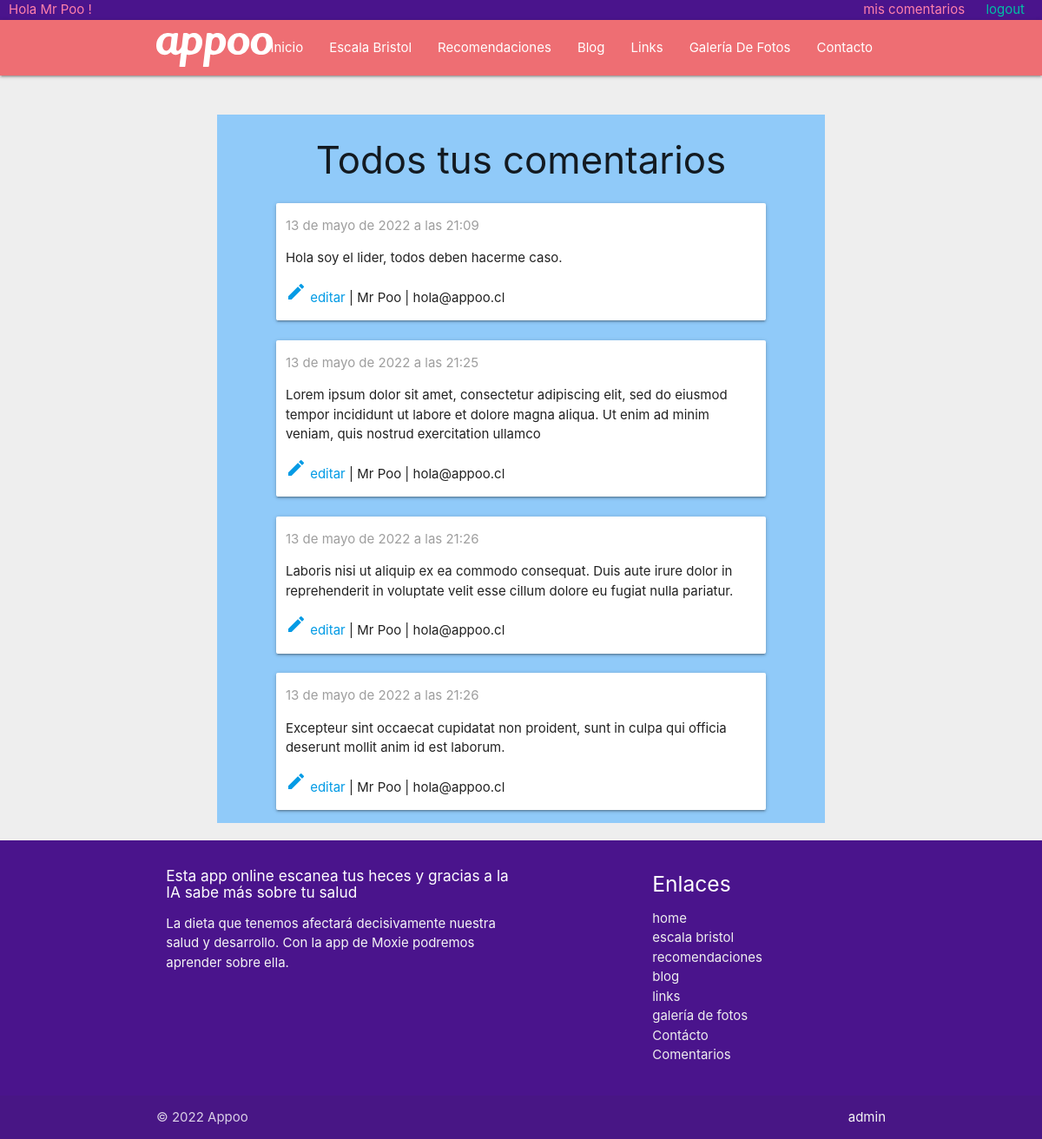
/mymessages (signed in), run on the app's committed database.
### web/models.py (models this page shows, shortened)
class Contact(models.Model):
  name = models.CharField(max_length=200)
  sender = models.EmailField()
  subject = models.CharField(max_length=200)
  message = models.TextField()
  cc_myself = models.BooleanField(default=False)
  sending_date = models.DateTimeField(blank=True, null=True)

### web/views.py (the view)
# urls.py: path('mymessages', views.my_messages, name='my_messages'),
@login_required
def my_messages(request):
  email = request.user.email
  my_messages = Contact.objects.filter(sender=email).all().order_by('sending_date')
  return render(request, 'web/my_messages.html', {'my_messages': my_messages})

### web/templates/web/my_messages.html (shortened to what this page needs)
{% extends 'base-main.html' %}
{% load static %}
{% block content %}
<div class="container">
    <div class="row">
        <br><br>
        <div class="col s12 m10 offset-m1 blue lighten-3">
            <h3 class="center">Todos tus comentarios</h3>
            {% for my_message in my_messages %}
            <div class="col s12 m10 offset-m1 card">
                {% if my_message.sending_date %}
                <p id="published" class="grey-text">{{ my_message.sending_date }}</p>
                {% endif %}
                <p>{{my_message.message}}</p>
                <p>
                    <a href={% url 'message_detail' pk=my_message.pk %}>
                        <i class="material-icons">edit</i>
                        editar
                    </a> |
                   <span>{{my_message.name}}</span> |
                   <span>{{my_message.sender}}</span>
            </div>
            {% endfor %}
        </div>
    </div>
</div>
{% endblock %}

### templates/base-main.html (shortened to what this page needs)
{% load static %}
<!DOCTYPE html>
<html lang="en">
<head>
  <link rel="stylesheet" href="{% static '/web/css/style-base.css' %}">
  <link rel="stylesheet" href="https://cdnjs.cloudflare.com/ajax/libs/materialize/1.0.0/css/materialize.min.css">
</head>
<body class="grey lighten-3">
  <div class="bar_log purple darken-4">
    {% if user.is_authenticated %}
    <div class="log">
      <span class="pink-text text-accent-1">
      Hola {{user.first_name}} {{user.last_name}} !
      </span>
    </div>
    <div class="log">
      <a class="pink-text text-accent-1" href="{% url 'my_messages' %}">mis comentarios</a>
      <a class="teal-text text-accent-4" href="{% url 'logout' %}">logout</a>
    </div>
    {% endif %}
  </div>
  <nav>
    <div class="container">
      <div class="nav-wrapper">
        <a href="../" class="brand-logo">
          <img class="logo-me" src="{% static '/web/img/logo-white.svg' %}" alt="appoo">
        </a>
        <ul class="right hide-on-med-and-down">
          <li {% if nbar == 'home' %} class="active" {% endif %}><a href="{% url 'home' %}">Inicio</a></li>
          <li {% if nbar == 'escala' %} class="active" {% endif %}><a href="{% url 'escala' %}">Escala bristol</a></li>
          <li {% if nbar == 'recomendaciones' %} class="active" {% endif %}><a href="{% url 'recomendaciones' %}">Recomendaciones</a></li>
          <li {% if nbar == 'blog' %} class="active" {% endif %}><a href="{% url 'blog' %}">Blog</a></li>
          <li {% if nbar == 'enlaces' %} class="active" {% endif %}><a href="{% url 'enlaces' %}">Links</a></li>
          <li {% if nbar == 'fotos' %} class="active" {% endif %}><a href="{% url 'fotos' %}">Galería de Fotos</a></li>
          <li {% if nbar == 'contacto' %} class="active" {% endif %}><a href="{% url 'contact' %}">Contacto</a></li>
        </ul>
      </div>
    </div>
  </nav>
  {% block content %}contenido{% endblock content %}
  <footer class="page-footer purple darken-4">
    <div class="container">
      <div class="row">
        <div class="col l6 s12">
          <h6 class="white-text">Esta app online escanea tus heces y gracias a la IA sabe más sobre tu salud</h6>
          <p class="grey-text text-lighten-4">La dieta que tenemos afectará decisivamente nuestra salud y desarrollo. Con la app de Moxie podremos aprender sobre ella.</p>
        </div>
        <div class="col l4 offset-l2 s12">
          <h5 class="white-text">Enlaces</h5>
          <ul>
            <li {% if nbar == 'home' %} class="active" {% endif %}><a class="grey-text text-lighten-3" href="{% url 'home'%}">home</a></li>
            <li {% if nbar == 'escala' %} class="active" {% endif %}><a class="grey-text text-lighten-3" href="{% url 'escala'%}">escala bristol</a></li>
            <li {% if nbar == 'recomendaciones' %} class="active" {% endif %}><a class="grey-text text-lighten-3" href="{% url 'recomendaciones'%}">recomendaciones</a></li>
            <li {% if nbar == 'blog' %} class="active" {% endif %}><a class="grey-text text-lighten-3" href="{% url 'blog'%}">blog</a></li>
            <li {% if nbar == 'enlaces' %} class="active" {% endif %}><a class="grey-text text-lighten-3" href="{% url 'enlaces'%}">links</a></li>
            <li {% if nbar == 'fotos' %} class="active" {% endif %}><a class="grey-text text-lighten-3" href="{% url 'fotos'%}">galería de fotos</a></li>
            <li {% if nbar == 'contacto' %} class="active" {% endif %}><a class="grey-text text-lighten-3" href="{% url 'contact'%}">Contácto</a></li>
            <li><a class="grey-text text-lighten-3" href="{% url 'message_list'%}">Comentarios</a></li>
          </ul>
        </div>
      </div>
    </div>
    <div class="footer-copyright">
      <div class="container">
      © 2022 Appoo
      <a class="grey-text text-lighten-4 right" href="{%url 'admin'%}">admin</a>
      </div>
    </div>
  </footer>
</body>
</html>

### web/static/web/css/style-base.css (style rules this page uses)
.logo-me { height: 2.6rem; margin-top: 1rem; }
.bar_log { display: flex; justify-content: space-between; padding: 0 10px; }
.bar_log .log { position: relative; color: #f60284; }
.bar_log .log a { margin: 0 10px; color: #0aefe7; }
nav a { text-transform: capitalize; }

### data on the page
Contact: sending_date "13 de mayo de 2022 a las 21:09", message "Hola soy el lider, todos deben hacerme caso.", name "Mr Poo", sender "hola@appoo.cl"
Contact: sending_date "13 de mayo de 2022 a las 21:25", message "Lorem ipsum dolor sit amet, consectetur adipiscing elit, sed do eiusmod tempor incididunt ut labore et dolore magna aliqua. Ut enim ad minim veniam, quis nostrud exercitation ullamco", name "Mr Poo", sender "hola@appoo.cl"
Contact: sending_date "13 de mayo de 2022 a las 21:26", message "Laboris nisi ut aliquip ex ea commodo consequat. Duis aute irure dolor in reprehenderit in voluptate velit esse cillum dolore eu fugiat nulla pariatur.", name "Mr Poo", sender "hola@appoo.cl"
Contact: sending_date "13 de mayo de 2022 a las 21:26", message "Excepteur sint occaecat cupidatat non proident, sunt in culpa qui officia deserunt mollit anim id est laborum.", name "Mr Poo", sender "hola@appoo.cl"

### other printed values
{{ user.first_name }} "Mr"
{{ user.last_name }} "Poo"
